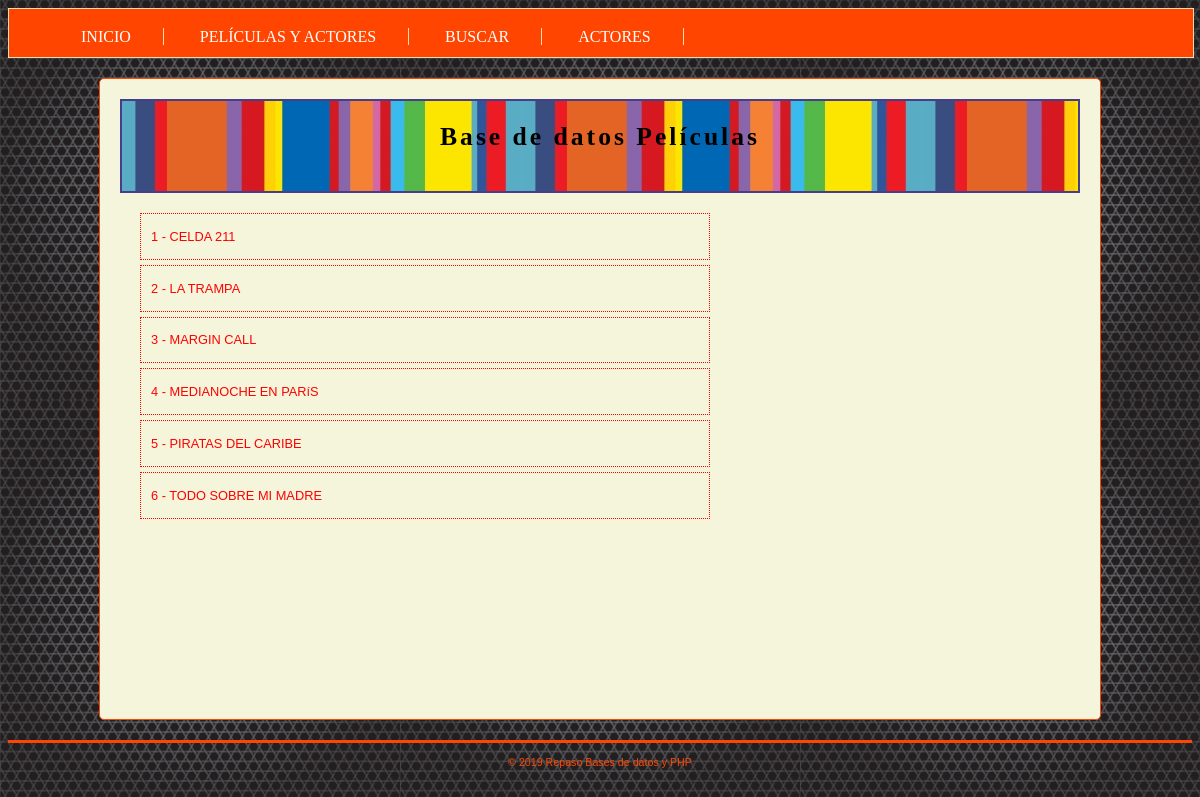
The page / on the database its author committed.
### tables this page shows
CREATE TABLE IF NOT EXISTS `peliculas` (
  `cod_pelicula` varchar(10) NOT NULL,
  `titulo` varchar(80) NOT NULL,
  `annio` int(11) NOT NULL,
  PRIMARY KEY (`cod_pelicula`)
);

### index.php (called while the page is built, shortened)
<?php
      require_once 'conexion.php';
      require_once 'modelo.php';
      require_once 'funciones.php';
      $sql = "SELECT * FROM peliculas ORDER BY titulo";
      $peliculas = obtenerResultado($conexion, $sql);
      include 'vista_inicio.php';
?>

### modelo.php (called while the page is built, shortened)
<?php
      function obtenerResultado($conexion, $sql)
      {
          $resul = mysqli_query($conexion, $sql);
          $datos = array();
          while ($fila = mysqli_fetch_array($resul))
          {
              $datos[] = $fila;
          }
          return $datos;
      }

### funciones.php (called while the page is built, shortened)
<?php
     function filtrarDato($dato)
     {
         return htmlspecialchars(trim($dato));
     }
?>

### vista_inicio.php (the view)
<?php
    include "cabecera.php";
    $num = 1;
    foreach ($peliculas as $pelicula)
    {
        echo "<div class='pelicula'>";
        echo "<p>$num - ".strtoupper(filtrarDato($pelicula['titulo']))."  </p>";
        $num++;
        echo "</div>\n";
    }
    include "pie.php";
?>

### css/estilo.css (style rules this page uses)
body { height: 100%; background-image: url(../images/bgblack.jpg); background-position: 50% 0; color: red; line-height: 1.5; font-family: "Century Gothic", "Gill Sans", Arial, sans-serif; font-size: 80%; text-align: center; }
#principal .pelicula { border: 1px dotted red; text-align: left; width: 60%; margin: 5px; padding-left: 10px; }

### rows shown on the page
peliculas: titulo "CELDA 211"
peliculas: titulo "LA TRAMPA"
peliculas: titulo "MARGIN CALL"
peliculas: titulo "MEDIANOCHE EN PARíS"
peliculas: titulo "PIRATAS DEL CARIBE"
peliculas: titulo "TODO SOBRE MI MADRE"
